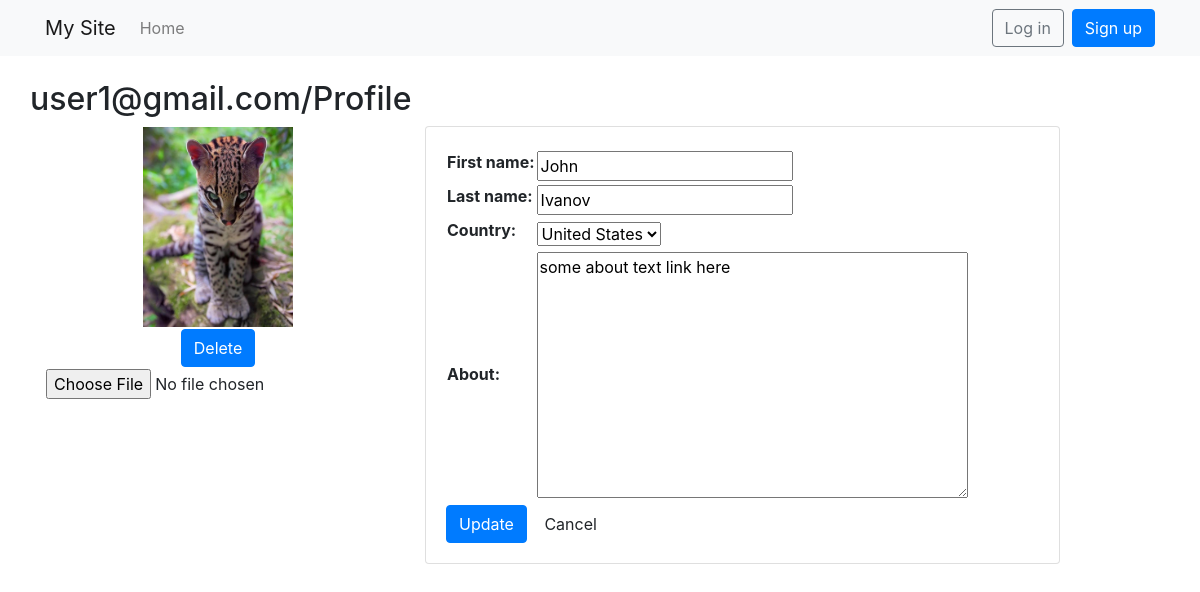
The app's page /update/2/ with its own data.
### users/models.py (models this page shows, shortened)
class CustomUser(AbstractBaseUser, PermissionsMixin):
    url_height = models.PositiveIntegerField(null=True)
    url_width = models.PositiveIntegerField(null=True)
    first_name = models.CharField("user's first name", max_length=30)
    last_name = models.CharField("user's last name", max_length=30)
    photo = models.ImageField(default="usernophoto.jpg", width_field='url_width', height_field='url_height', upload_to='user_photos',
                              null=True, blank=True)
    email = models.EmailField(_('email address'), unique=True)
    country = models.CharField(max_length=300, choices=(
        ('US', 'United States'),
        ('FR', 'France'),
        ('CN', 'China'),
        ('RU', 'Russia'),
        ('IT', 'Italy')
    )
                               )
    about = models.TextField(verbose_name='about', null=True, blank=True, max_length=300)
    pincode = models.CharField(max_length=4,blank=True)
    role = models.CharField(max_length=300, choices=(
        ('A', 'Admin'),
        ('E', 'Expert'),
        ('C', 'Competitor'),
        ('N', 'No role'),
    )
                            ,default=('N', 'No role'))
    event = models.ForeignKey(Event, on_delete=models.SET_NULL,null=True, blank=True)
    is_staff = models.BooleanField(default=False)
    is_active = models.BooleanField(default=True)
    date_joined = models.DateTimeField(default=timezone.now)
    USERNAME_FIELD = 'email'
    EMAIL_FIELD = 'email'
    REQUIRED_FIELDS = ['first_name', 'last_name']
    objects = CustomUserManager()
    class Meta():
        ordering = ['date_joined']

### users/views.py (the view)
# urls.py: path('update/<int:pk>/',views.UpdateUserView.as_view(), name='update'),
class UpdateUserView(generic.UpdateView):
    model = CustomUser
    form_class = CustomUserChangeForm
    success_url = reverse_lazy('home')
    template_name = 'registration/update.html'

### users/forms.py
class CustomUserChangeForm(UserChangeForm):
    class Meta:
        model = CustomUser
        fields = ['first_name', 'last_name', 'country', 'photo', 'about']

### templates/registration/update.html (shortened to what this page needs)
{% extends 'base.html' %}
{% load static %}
{% block content %}
    <div class="row">
        <h2> {{ form.instance.email }}/Profile</h2>
    </div>
              <form method="post" enctype="multipart/form-data">
<div class="row">
    <div class="col-4 text-center">
    <table>
        <tr><td>
        {% if form.instance.photo %}
            <img class="photo" src="{% static form.instance.photo.url %}" width=150, height=200 border=3>
        {% else %}
            <img class="photo" src="{% static '/images/usernophoto.jpg' %}" width=150, height=200 border=2>
        {% endif %}
        </td></tr>
        <tr><td>
            <button type="button" name="photo-clear" id="photo-clear_id" class="btn btn-primary">Delete</button>
            </td></tr>
            <tr><td>
        <input type="file" name="photo" accept="image/*" id="id_photo">
            </td></tr>
    </table>
      </div>
    <div class="col-7">
      <div class="card">
        <div class="card-body">
                <table>
                        <tr>
                            <td></td>
                        </tr>
     <tr><th><label for="id_first_name">First name:</label></th><td>{{ form.first_name }}</td></tr>
    <tr><th><label for="id_last_name">Last name:</label></th><td>{{ form.last_name }}</td></tr>
   <tr><th><label for="id_country">Country:</label></th><td>{{ form.country }}</td></tr>
    <tr><th><label for="id_about">About:</label></th><td>{{ form.about }}</td></tr>
</table>
            <button type="submit" class="btn btn-primary">Update</button>
            <a href="{% url 'home' %}" class="btn btn-secodary">Cancel</a>
        </div>
      </div>
    </div>
  </div>
              </form>
{% endblock %}

### records on screen
CustomUser: instance.email "user1@gmail.com", photo (picture), first_name "John", last_name "Ivanov", country "United States", about "some about text link here"
